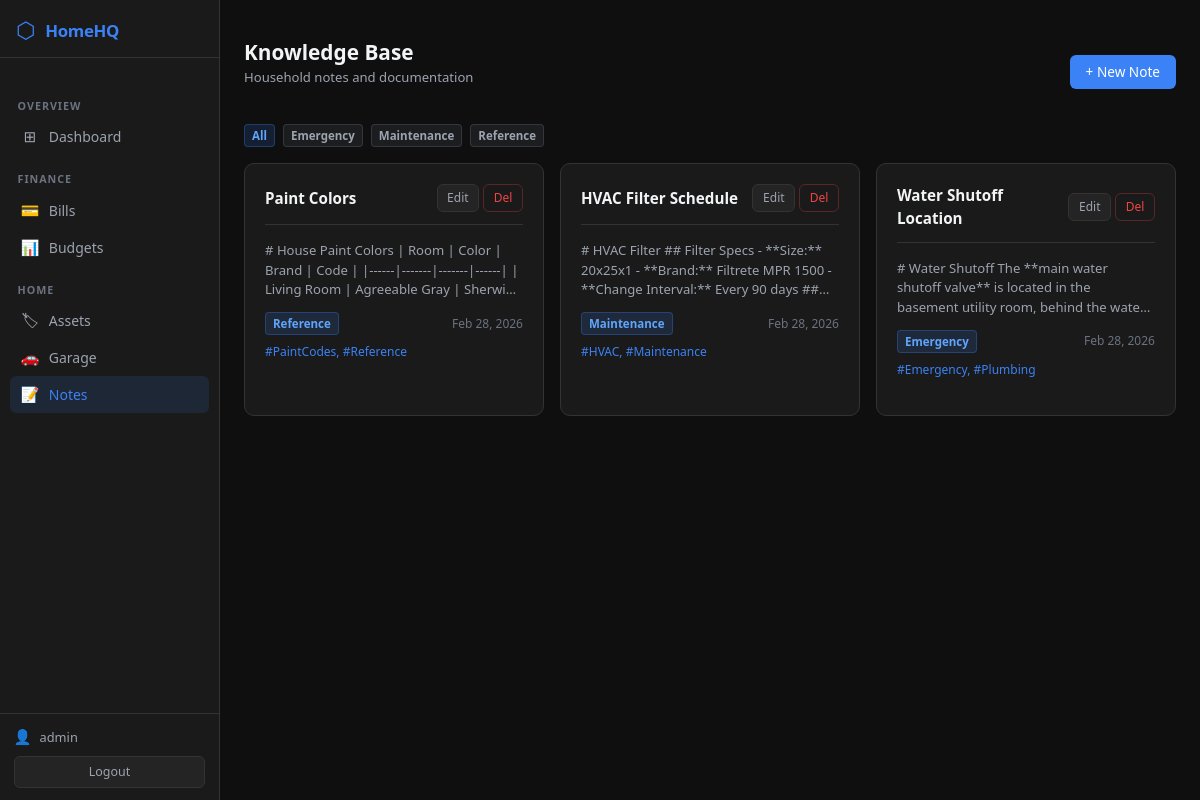
Screenshot of /notes/ (signed in) with the database file from the repository.
### notes/models.py (models this page shows, shortened)
class NoteCategory(models.Model):
    name = models.CharField(max_length=100, unique=True)
    color = models.CharField(max_length=7, default='#3B82F6')
    def __str__(self):
        return self.name
    class Meta:
        verbose_name_plural = 'Note Categories'

class Note(models.Model):
    title = models.CharField(max_length=300)
    body = models.TextField(help_text="Supports Markdown")
    category = models.ForeignKey(NoteCategory, on_delete=models.SET_NULL, null=True, blank=True, related_name='notes')
    tags = models.CharField(max_length=500, blank=True, help_text="Comma-separated tags e.g. #Emergency, #PaintCodes")
    created_at = models.DateTimeField(default=timezone.now)
    updated_at = models.DateTimeField(auto_now=True)
    class Meta:
        ordering = ['-updated_at']

### notes/views.py (the view)
# urls.py: path('', views.note_list, name='note_list'),
@login_required
def note_list(request):
    tag = request.GET.get('tag', '')
    category = request.GET.get('category', '')
    notes = Note.objects.all()
    if tag:
        notes = notes.filter(tags__icontains=tag)
    if category:
        notes = notes.filter(category__name=category)
    categories = NoteCategory.objects.all()
    return render(request, 'notes/note_list.html', {
        'notes': notes,
        'categories': categories,
        'tag': tag,
        'selected_category': category,
    })

### templates/notes/note_list.html (shortened to what this page needs)
{% extends 'base.html' %}
{% block content %}
<div class="page-header mt-3">
  <div><h1 class="page-title">Knowledge Base</h1><p class="page-subtitle">Household notes and documentation</p></div>
  <a href="{% url 'note_create' %}" class="btn-hq-primary text-decoration-none">+ New Note</a>
</div>
{% if categories %}
<div style="display:flex;gap:0.5rem;margin-bottom:1rem;flex-wrap:wrap;">
  <a href="{% url 'note_list' %}" class="badge-hq-{% if not request.GET.category %}blue{% else %}gray{% endif %} text-decoration-none">All</a>
  {% for cat in categories %}
  <a href="?category={{ cat.name }}" class="badge-hq-{% if request.GET.category == cat.name %}blue{% else %}gray{% endif %} text-decoration-none">{{ cat.name }}</a>
  {% endfor %}
</div>
{% endif %}
<div class="row g-3">
  {% for note in notes %}
  <div class="col-md-6 col-lg-4">
    <div class="card-hq" style="height:100%;">
      <div class="card-hq-header">
        <a href="{% url 'note_detail' note.pk %}" style="color:var(--text-primary);text-decoration:none;font-weight:600;font-size:0.95rem;">{{ note.title }}</a>
        <div class="d-flex gap-1">
          <a href="{% url 'note_edit' note.pk %}" class="btn-hq-secondary text-decoration-none" style="font-size:0.75rem;padding:0.25rem 0.6rem;">Edit</a>
          <a href="{% url 'note_delete' note.pk %}" class="btn-hq-danger text-decoration-none" style="font-size:0.75rem;padding:0.25rem 0.6rem;">Del</a>
        </div>
      </div>
      <p style="font-size:0.82rem;color:var(--text-muted);margin:0;overflow:hidden;display:-webkit-box;-webkit-line-clamp:3;-webkit-box-orient:vertical;">{{ note.body|truncatechars:150 }}</p>
      <div style="margin-top:0.75rem;display:flex;justify-content:space-between;align-items:center;">
        {% if note.category %}<span class="badge-hq-blue">{{ note.category }}</span>{% else %}<span></span>{% endif %}
        <span style="font-size:0.75rem;color:var(--text-subtle);">{{ note.updated_at|date:"M j, Y" }}</span>
      </div>
      {% if note.tags %}
      <div style="margin-top:0.5rem;font-size:0.75rem;color:var(--accent-blue);">{{ note.tags }}</div>
      {% endif %}
    </div>
  </div>
  {% empty %}
  <div class="col-12"><div class="card-hq" style="text-align:center;padding:2rem;color:var(--text-muted);">No notes yet. <a href="{% url 'note_create' %}" style="color:var(--accent-blue);">Create one.</a></div></div>
  {% endfor %}
</div>
{% endblock %}

### templates/base.html (shortened to what this page needs)
{% load static %}
<!DOCTYPE html>
<html lang="en">
<head>
  <link rel="stylesheet" href="{% static 'css/bootstrap.min.css' %}">
  <link rel="stylesheet" href="{% static 'css/homehq.css' %}">
</head>
<body>
<div class="shell">
  <aside class="sidebar">
    <a class="sidebar-brand text-decoration-none" href="{% url 'dashboard' %}">
      <span class="sidebar-brand-icon">⬡</span>
      <span class="sidebar-brand-text">HomeHQ</span>
    </a>
    <nav class="sidebar-nav mt-3">
      <div class="sidebar-section-label">Overview</div>
      <a class="sidebar-link text-decoration-none {% if request.resolver_match.url_name == 'dashboard' %}active{% endif %}"
         href="{% url 'dashboard' %}">
        <span class="sidebar-icon">⊞</span> Dashboard
      </a>
      <div class="sidebar-section-label">Finance</div>
      <a class="sidebar-link text-decoration-none {% if 'bills' in request.path %}active{% endif %}"
         href="{% url 'bill_list' %}">
        <span class="sidebar-icon">💳</span> Bills
      </a>
      <a class="sidebar-link text-decoration-none {% if 'budgets' in request.path %}active{% endif %}"
         href="{% url 'budget_list' %}">
        <span class="sidebar-icon">📊</span> Budgets
      </a>
      <div class="sidebar-section-label">Home</div>
      <a class="sidebar-link text-decoration-none {% if 'assets' in request.path %}active{% endif %}"
         href="{% url 'asset_list' %}">
        <span class="sidebar-icon">🏷</span> Assets
      </a>
      <a class="sidebar-link text-decoration-none {% if 'vehicles' in request.path %}active{% endif %}"
         href="{% url 'vehicle_list' %}">
        <span class="sidebar-icon">🚗</span> Garage
      </a>
      <a class="sidebar-link text-decoration-none {% if 'notes' in request.path %}active{% endif %}"
         href="{% url 'note_list' %}">
        <span class="sidebar-icon">📝</span> Notes
      </a>
    </nav>
    <div class="sidebar-footer">
      <div class="sidebar-user">
        <span class="sidebar-user-icon">👤</span>
        <span class="sidebar-username">{{ request.user.username }}</span>
      </div>
      <form method="post" action="{% url 'logout' %}" style="margin:0;">
        <button type="submit" class="sidebar-logout-btn">Logout</button>
      </form>
    </div>
  </aside>
  <div class="main-area">
    <div class="page-container">
      {% block content %}{% endblock %}
    </div>
  </div>
</div>
</body>
</html>

### static/css/homehq.css (style rules this page uses)
:root { --bg-primary: #0F0F0F; --bg-surface: #1A1A1A; --bg-elevated: #242424; --bg-hover: #2E2E2E; --border: #333333; --accent-blue: #3B82F6; --accent-green: #10B981; --accent-yellow:#F59E0B; --accent-red: #EF4444; --accent-purple:#A855F7; --text-primary: #F3F4F6; --text-muted: #9CA3AF; --text-subtle: #6B7280; --sidebar-w: 220px; }
*, *::before, *::after { box-sizing: border-box; }
body { margin: 0; background: var(--bg-primary); color: var(--text-primary); font-family: system-ui, -apple-system, "Segoe UI", sans-serif; font-size: 14px; line-height: 1.5; }
.shell { display: flex; min-height: 100vh; }
.main-area { flex: 1; min-width: 0; display: flex; flex-direction: column; }
.page-container { padding: 1.5rem; max-width: 1380px; }
.sidebar { width: var(--sidebar-w); flex-shrink: 0; background: var(--bg-surface); border-right: 1px solid var(--border); display: flex; flex-direction: column; position: sticky; top: 0; height: 100vh; overflow-y: auto; overflow-x: hidden; }
.sidebar-brand { display: flex; align-items: center; gap: 0.6rem; padding: 1.1rem 1rem 0.9rem; border-bottom: 1px solid var(--border); }
.sidebar-brand-icon { font-size: 1.4rem; color: var(--accent-blue); line-height: 1; }
.sidebar-brand-text { font-size: 1.05rem; font-weight: 700; color: var(--accent-blue); letter-spacing: -0.3px; }
.sidebar-nav { flex: 1; padding: 0.5rem 0.6rem; }
.sidebar-section-label { font-size: 0.67rem; font-weight: 700; color: var(--text-subtle); text-transform: uppercase; letter-spacing: 0.09em; padding: 0.75rem 0.5rem 0.25rem; margin-top: 0.25rem; }
.sidebar-link { display: flex; align-items: center; gap: 0.55rem; padding: 0.45rem 0.65rem; border-radius: 6px; color: var(--text-muted); font-size: 0.875rem; font-weight: 500; transition: background 0.12s ease, color 0.12s ease; white-space: nowrap; }
.sidebar-link.active { background: rgba(59,130,246,0.12); color: var(--accent-blue); }
.sidebar-icon { font-size: 0.95rem; width: 20px; text-align: center; flex-shrink: 0; }
.sidebar-footer { border-top: 1px solid var(--border); padding: 0.75rem 0.85rem; }
.sidebar-user { display: flex; align-items: center; gap: 0.5rem; margin-bottom: 0.5rem; }
.sidebar-user-icon { font-size: 0.9rem; }
.sidebar-username { font-size: 0.8rem; color: var(--text-muted); overflow: hidden; text-overflow: ellipsis; white-space: nowrap; }
.sidebar-logout-btn { width: 100%; background: var(--bg-elevated); border: 1px solid var(--border); border-radius: 6px; color: var(--text-muted); font-size: 0.78rem; padding: 0.35rem 0; cursor: pointer; transition: all 0.12s ease; }
.card-hq { background: var(--bg-surface); border: 1px solid var(--border); border-radius: 10px; padding: 1.25rem; margin-bottom: 1rem; }
.card-hq-header { display: flex; justify-content: space-between; align-items: center; margin-bottom: 1rem; padding-bottom: 0.75rem; border-bottom: 1px solid var(--border); }
.badge-hq-blue { background:rgba(59,130,246,.15); color:#60A5FA; border:1px solid rgba(59,130,246,.3); border-radius:4px; padding:2px 7px; font-size:.72rem; font-weight:600; display:inline-block; }
.badge-hq-gray { background:rgba(107,114,128,.15);color:#9CA3AF; border:1px solid rgba(107,114,128,.3);border-radius:4px; padding:2px 7px; font-size:.72rem; font-weight:600; display:inline-block; }
.btn-hq-primary { background: var(--accent-blue); color:#fff; border:none; border-radius:6px; padding:0.42rem 1rem; font-size:.85rem; font-weight:500; cursor:pointer; transition:background .12s; display:inline-block; }
.btn-hq-secondary { background: var(--bg-elevated); color:var(--text-muted); border:1px solid var(--border); border-radius:6px; padding:0.42rem 1rem; font-size:.85rem; font-weight:500; cursor:pointer; transition:all .12s; display:inline-block; }
.btn-hq-danger { background:transparent; color:var(--accent-red); border:1px solid rgba(239,68,68,.3); border-radius:6px; padding:0.35rem 0.75rem; font-size:.78rem; cursor:pointer; transition:all .12s; display:inline-block; }
.page-header { display: flex; justify-content: space-between; align-items: center; margin-bottom: 1.25rem; }
.page-title { font-size: 1.3rem; font-weight:700; color:var(--text-primary); margin:0; }
.page-subtitle { font-size: .82rem; color:var(--text-muted); margin-top:.2rem; }

### rows the page displays
NoteCategory: name "Emergency"
NoteCategory: name "Maintenance"
NoteCategory: name "Reference"
Note: title "Paint Colors", body "# House Paint Colors | Room | Color | Brand | Code | |------|-------|-------|------| | Living Room | Agreeable Gray…", category "Reference", updated_at "Feb 28, 2026", tags "#PaintCodes, #Reference"
Note: title "HVAC Filter Schedule", body "# HVAC Filter ## Filter Specs - **Size:** 20x25x1 - **Brand:** Filtrete MPR 1500 - **Change Interval:** Every 90 days…", category "Maintenance", updated_at "Feb 28, 2026", tags "#HVAC, #Maintenance"
Note: title "Water Shutoff Location", body "# Water Shutoff The **main water shutoff valve** is located in the basement utility room, behind the…", category "Emergency", updated_at "Feb 28, 2026", tags "#Emergency, #Plumbing"

### other values shown
{{ request.user.username }} "admin"
